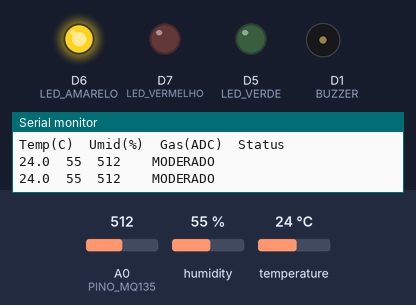
Bench run of a sketch on a simulated ESP8266 (NodeMCU). Parts: output pins drawn as LEDs (lit = HIGH), buzzer (waves = sounding), the last lines printed to the serial monitor. The test bench sets the inputs (shaded band); at power-on: A0 (PINO_MQ135) = 512, humidity 55 %, temperature 24 °C.

Above: at 4.8 s.
4.9 s: A0 (PINO_MQ135) set to 586
7.8 s: A0 (PINO_MQ135) set to 615
At 9.4 s:
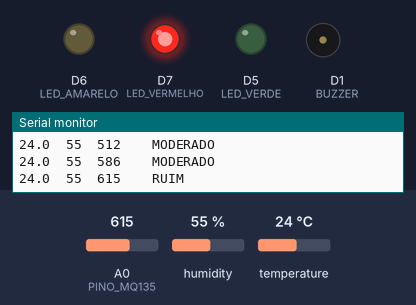
11.8 s: A0 (PINO_MQ135) set to 290
At 13.3 s:
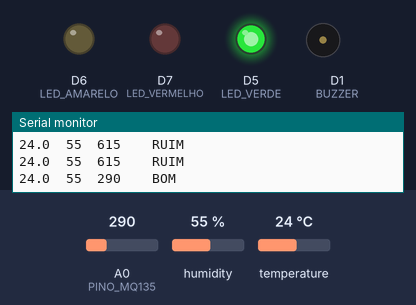
14.7 s: A0 (PINO_MQ135) set to 312
At 16.4 s:
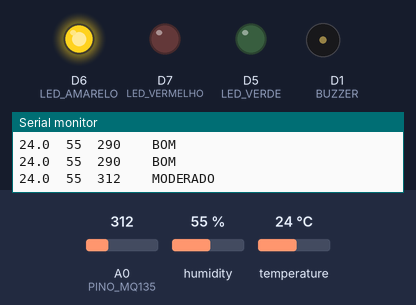
17.6 s: A0 (PINO_MQ135) set to 122
At 18.8 s:
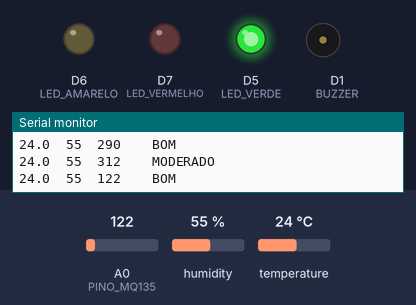
Timing chart, 0 to 20.6 s (numbered marks = the images above; inputs shaded):
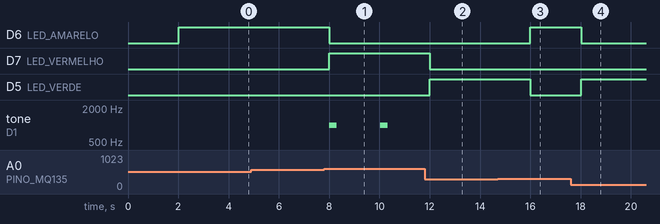

Measured:
- the behaviour switches between 599 and 600 on A0 (PINO_MQ135) (found by bisection; images 0 and 1)
- the behaviour switches between 299 and 300 on A0 (PINO_MQ135) (found by bisection; images 2 and 3)
- after the input at 7.8 s, D6 (LED_AMARELO): HIGH → LOW after 0.20 s; D7 (LED_VERMELHO): LOW → HIGH after 0.20 s; tone on D1 (BUZZER): alternates 1000 Hz for 0.30 s and silent for 1.7 s, starting after 0.20 s
- after the input at 11.8 s, D7 (LED_VERMELHO): HIGH → LOW after 0.20 s; D5 (LED_VERDE): LOW → HIGH after 0.20 s; tone on D1 (BUZZER): stops changing and stays silent
- after the input at 14.7 s, D6 (LED_AMARELO): LOW → HIGH after 1.3 s; D5 (LED_VERDE): HIGH → LOW after 1.3 s
- after the input at 17.6 s, D6 (LED_AMARELO): HIGH → LOW after 0.42 s; D5 (LED_VERDE): LOW → HIGH after 0.42 s

The sketch:

esp8266_kit_real.ino
```cpp
/*
  Estacao de Qualidade do Ar - versao KIT REAL (NodeMCU ESP8266 Amica)

  Sensores do kit:
    - DHT11  (temperatura + umidade) -> D2  (GPIO4)
    - MQ-135 (qualidade do ar)       -> A0  (pino analogico unico do ESP8266)

  Saidas:
    - LED verde    -> D5 (GPIO14)
    - LED amarelo  -> D6 (GPIO12)
    - LED vermelho -> D7 (GPIO13)
    - Buzzer       -> D1 (GPIO5)

  Pinos evitados de proposito: D8 (GPIO15) tem pulldown interno e D4 (GPIO2) e
  strapping pin - com carga neles o ESP8266 pode nao dar boot. D1 e D2 nao tem
  esse problema.

  Alimentacao: o DHT11 vai no 3V3 (se for alimentado em 5 V, a linha de dados
  chega a 5 V num GPIO que tolera 3,3 V). O MQ-135 vai no Vin/5 V, porque o
  aquecedor interno nao atinge a temperatura em 3,3 V e puxa ~150 mA, acima do
  que o regulador de 3,3 V da placa entrega.

  Biblioteca necessaria (Arduino IDE > Gerenciar Bibliotecas):
    "DHT sensor library" (Adafruit) + "Adafruit Unified Sensor"
*/

#include <DHT.h>

#define PINO_DHT   D2
#define TIPO_DHT   DHT11
#define PINO_MQ135 A0

#define LED_VERDE    D5
#define LED_AMARELO  D6
#define LED_VERMELHO D7
#define BUZZER       D1

// O ADC do ESP8266 tem 10 bits (0..1023) e fundo de escala de 1,0 V na placa Amica
// (ha um divisor resistivo na placa). O MQ-135 entrega ate 5 V, entao use um divisor
// de tensao na saida analogica do sensor: MQ-135 A0 -- 10k -- no -- 10k -- GND,
// com "no" indo para o A0 do NodeMCU. Sem isso voce satura a leitura.
const int LIMITE_MODERADO = 300;
const int LIMITE_RUIM     = 600;

const unsigned long INTERVALO = 2000;
unsigned long ultimaLeitura = 0;

DHT dht(PINO_DHT, TIPO_DHT);

void setup() {
  Serial.begin(115200);
  dht.begin();

  pinMode(LED_VERDE, OUTPUT);
  pinMode(LED_AMARELO, OUTPUT);
  pinMode(LED_VERMELHO, OUTPUT);
  pinMode(BUZZER, OUTPUT);

  Serial.println();
  Serial.println(F("Estacao de Qualidade do Ar - iniciando..."));
  Serial.println(F("O MQ-135 precisa de 24-48h de burn-in e ~3 min de pre-aquecimento"));
  Serial.println(F("a cada ligada para dar leituras estaveis."));
  Serial.println(F("Temp(C)\tUmid(%)\tGas(ADC)\tStatus"));
}

void loop() {
  if (millis() - ultimaLeitura < INTERVALO) return;
  ultimaLeitura = millis();

  float temperatura = dht.readTemperature();
  float umidade     = dht.readHumidity();
  int   gas         = analogRead(PINO_MQ135);

  if (isnan(temperatura) || isnan(umidade)) {
    Serial.println(F("Falha ao ler o DHT11 - verifique a fiacao e o resistor de pull-up."));
    return;
  }

  const char *status;
  bool alarme = false;
  if (gas < LIMITE_MODERADO) {
    status = "BOM";
    digitalWrite(LED_VERDE, HIGH);
    digitalWrite(LED_AMARELO, LOW);
    digitalWrite(LED_VERMELHO, LOW);
  } else if (gas < LIMITE_RUIM) {
    status = "MODERADO";
    digitalWrite(LED_VERDE, LOW);
    digitalWrite(LED_AMARELO, HIGH);
    digitalWrite(LED_VERMELHO, LOW);
  } else {
    status = "RUIM";
    digitalWrite(LED_VERDE, LOW);
    digitalWrite(LED_AMARELO, LOW);
    digitalWrite(LED_VERMELHO, HIGH);
    alarme = true;
  }

  if (alarme) {
    tone(BUZZER, 1000, 300);
  } else {
    noTone(BUZZER);
  }

  Serial.print(temperatura, 1);
  Serial.print(F("\t"));
  Serial.print(umidade, 0);
  Serial.print(F("\t"));
  Serial.print(gas);
  Serial.print(F("\t\t"));
  Serial.println(status);
}
```
